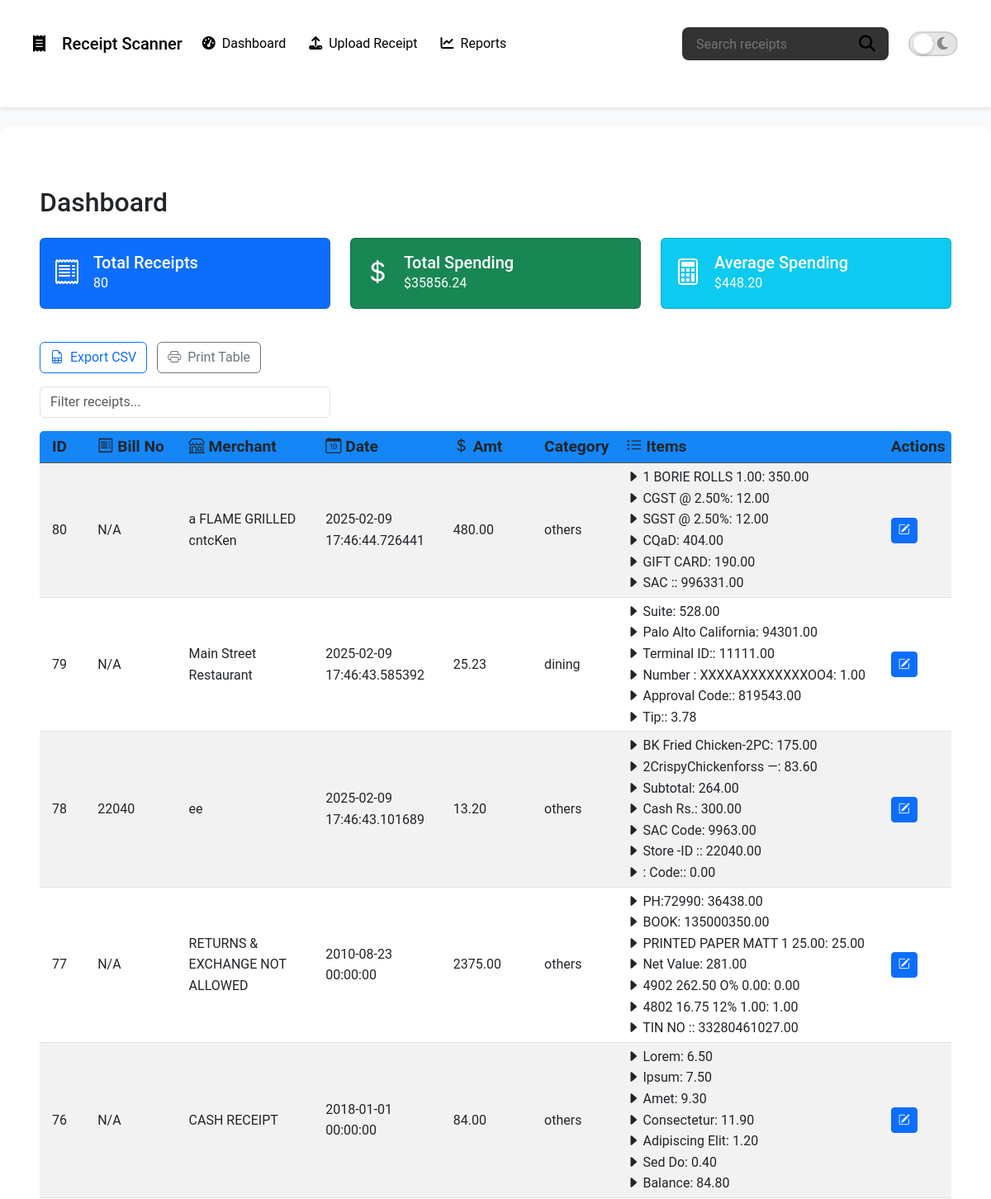
The page / (upper part) on the database its author committed.
### models.py (models this page shows, shortened)
class TimestampMixin:
    created_at = db.Column(
        db.DateTime,
        nullable=False,
        default=datetime.utcnow,
        comment="Record creation timestamp"
    )
    updated_at = db.Column(
        db.DateTime,
        nullable=False,
        default=datetime.utcnow,
        onupdate=datetime.utcnow,
        comment="Record update timestamp"
    )

class Receipt(db.Model, TimestampMixin):
    __tablename__ = 'receipts'
    id = db.Column(db.Integer, primary_key=True)
    bill_no = db.Column(db.String(50), nullable=True, comment="Bill or Invoice number")
    merchant = db.Column(db.String(120), nullable=False, index=True, comment="Merchant name")
    date_time = db.Column(
        db.DateTime,
        nullable=False,
        default=datetime.utcnow,
        comment="Date and time of the receipt"
    )
    total_amount = db.Column(
        db.Numeric(precision=10, scale=2),
        nullable=True,
        comment="Total amount of the receipt"
    )
    tax = db.Column(
        db.Numeric(precision=10, scale=2),
        nullable=True,
        comment="Tax amount"
    )
    discount = db.Column(
        db.Numeric(precision=10, scale=2),
        nullable=True,
        comment="Discount amount"
    )
    ocr_text = db.Column(
        db.Text,
        nullable=True,
        comment="Full OCR text extracted from the receipt"
    )
    category = db.Column(
        db.String(50),
        nullable=True,
        index=True,
        comment="Expense category"
    )
    location = db.Column(
        db.String(120),
        nullable=True,
        comment="Merchant location or other geographical info"
    )
    items = db.relationship(
        'ReceiptItem',
        backref='receipt',
        lazy=True,
        cascade="all, delete-orphan"
    )

class ReceiptItem(db.Model, TimestampMixin):
    __tablename__ = 'receipt_items'
    id = db.Column(db.Integer, primary_key=True)
    receipt_id = db.Column(
        db.Integer,
        db.ForeignKey('receipts.id', ondelete='CASCADE'),
        nullable=False,
        comment="Foreign key linking to the parent receipt"
    )
    name = db.Column(
        db.String(200),
        nullable=False,
        comment="Item name/description"
    )
    amount = db.Column(
        db.Numeric(precision=10, scale=2),
        nullable=True,
        comment="Monetary amount for the item"
    )

### app.py (the view)
    @app.route('/')
    def index():
        receipts = Receipt.query.order_by(Receipt.id.desc()).all()
        total_amount = sum(float(r.total_amount) for r in receipts if r.total_amount)
        average_amount = total_amount / len(receipts) if receipts else 0.0
        return render_template('dashboard.html',
                               receipts=receipts,
                               total_amount=total_amount,
                               average_amount=average_amount)

### templates/dashboard.html (shortened to what this page needs)
{% extends "base.html" %}
{% block content %}
<div class="container mt-4">
  <h2 class="mb-4">Dashboard</h2>
  <div class="row mb-4">
    <div class="col-md-4">
      <div class="card text-white bg-primary mb-3">
        <div class="card-body d-flex align-items-center">
          <div class="me-3">
            <i class="bi bi-receipt" style="font-size: 2rem;"></i>
          </div>
          <div>
            <h5 class="card-title mb-0">Total Receipts</h5>
            <p class="card-text">{{ receipts|length }}</p>
          </div>
        </div>
      </div>
    </div>
    <div class="col-md-4">
      <div class="card text-white bg-success mb-3">
        <div class="card-body d-flex align-items-center">
          <div class="me-3">
            <i class="bi bi-currency-dollar" style="font-size: 2rem;"></i>
          </div>
          <div>
            <h5 class="card-title mb-0">Total Spending</h5>
            <p class="card-text">${{ '%.2f' % total_amount }}</p>
          </div>
        </div>
      </div>
    </div>
    <div class="col-md-4">
      <div class="card text-white bg-info mb-3">
        <div class="card-body d-flex align-items-center">
          <div class="me-3">
            <i class="bi bi-calculator" style="font-size: 2rem;"></i>
          </div>
          <div>
            <h5 class="card-title mb-0">Average Spending</h5>
            <p class="card-text">
              {% if receipts|length > 0 %}
                ${{ '%.2f' % (total_amount / receipts|length) }}
              {% else %}
                $0.00
              {% endif %}
            </p>
          </div>
        </div>
      </div>
    </div>
  </div>
  <div class="mb-3">
    <button id="exportCSV" class="btn btn-outline-primary me-2">
      <i class="bi bi-file-earmark-spreadsheet me-1"></i> Export CSV
    </button>
    <button id="printTable" class="btn btn-outline-secondary">
      <i class="bi bi-printer me-1"></i> Print Table
    </button>
  </div>
  <div class="row mb-3">
    <div class="col-md-4">
      <input id="tableSearch" type="text" class="form-control" placeholder="Filter receipts...">
    </div>
  </div>
  <div class="table-responsive">
    <table id="receiptsTable" class="table table-striped table-hover align-middle table-sm">
      <thead class="table-light">
        <tr>
          <th scope="col" style="width: 5%;">ID</th>
          <th scope="col" style="width: 10%;"><i class="bi bi-receipt"></i> Bill No</th>
          <th scope="col" style="width: 15%;"><i class="bi bi-shop"></i> Merchant</th>
          <th scope="col" style="width: 14%;"><i class="bi bi-calendar-date"></i> Date</th>
          <th scope="col" style="width: 10%;"><i class="bi bi-currency-dollar"></i> Amt</th>
          <th scope="col" style="width: 9%;">Category</th>
          <th scope="col" style="width: 29%;"><i class="bi bi-list-ul"></i> Items</th>
          <th scope="col" style="width: 8%;">Actions</th>
        </tr>
      </thead>
      <tbody>
        {% for receipt in receipts %}
        <tr>
          <td data-label="ID">{{ receipt.id }}</td>
          <td data-label="Bill No">{{ receipt.bill_no or 'N/A' }}</td>
          <td data-label="Merchant">{{ receipt.merchant }}</td>
          <td data-label="Date">{{ receipt.date_time }}</td>
          <td data-label="Total Amount">{{ receipt.total_amount }}</td>
          <td data-label="Category">{{ receipt.category }}</td>
          <td data-label="Items">
            {% if receipt.items %}
            <ul class="list-unstyled mb-0">
              {% for item in receipt.items %}
              <li><i class="bi bi-caret-right-fill"></i> {{ item.name }}: {{ item.amount }}</li>
              {% endfor %}
            </ul>
            {% else %}
            <span class="text-muted">No Items</span>
            {% endif %}
          </td>
          <td data-label="Actions">
            <a href="{{ url_for('edit_receipt', receipt_id=receipt.id) }}" class="btn btn-sm btn-primary" data-bs-toggle="tooltip" data-bs-placement="top" title="Edit Receipt">
              <i class="bi bi-pencil-square"></i>
            </a>
          </td>
        </tr>
        {% endfor %}
      </tbody>
    </table>
  </div>
<link href="https://cdn.jsdelivr.net/npm/bootstrap-icons/font/bootstrap-icons.css" rel="stylesheet">
{% endblock %}

### templates/base.html (shortened to what this page needs)
<!DOCTYPE html>
<html lang="en">
<head>
  <link href="https://cdn.jsdelivr.net/npm/bootstrap@5.3.0/dist/css/bootstrap.min.css" rel="stylesheet" />
  <link
    rel="stylesheet"
    href="https://cdnjs.cloudflare.com/ajax/libs/font-awesome/6.4.0/css/all.min.css"
  />
  <link rel="stylesheet" href="{{ url_for('static', filename='css/styles.css') }}" />
</head>
<body>
  <nav class="navbar navbar-expand-lg sticky-top" id="mainNav">
    <div class="container">
      <a class="navbar-brand" href="{{ url_for('index') }}">
        <i class="fa-solid fa-receipt me-2"></i> Receipt Scanner
      </a>
      <div class="collapse navbar-collapse" id="mainNavbar">
        <ul class="navbar-nav me-auto mb-2 mb-lg-0">
          <li class="nav-item {% if request.endpoint=='index' %}active{% endif %}">
            <a class="nav-link" href="{{ url_for('index') }}">
              <i class="fa-solid fa-gauge-high me-1"></i> Dashboard
            </a>
          </li>
          <li class="nav-item {% if request.endpoint=='upload' %}active{% endif %}">
            <a class="nav-link" href="{{ url_for('upload') }}">
              <i class="fa-solid fa-upload me-1"></i> Upload Receipt
            </a>
          </li>
          <li class="nav-item {% if request.endpoint=='reports' %}active{% endif %}">
            <a class="nav-link" href="{{ url_for('reports') }}">
              <i class="fa-solid fa-chart-line me-1"></i> Reports
            </a>
          </li>
        </ul>
        <div class="navbar-controls">
          <form id="searchForm" class="navbar-search">
            <input id="searchInput" type="search" placeholder="Search receipts" aria-label="Search receipts" />
          </form>
          <div class="dark-mode-toggle">
            <label for="darkModeSwitch" aria-label="Toggle dark mode">
              <span class="toggle-icon sun"><i class="fa-solid fa-sun"></i></span>
              <span class="toggle-icon moon"><i class="fa-solid fa-moon"></i></span>
            </label>
          </div>
        </div>
      </div>
    </div>
  </nav>
  <div id="mainContent" class="container mt-4">
    {% block content %}{% endblock %}
  </div>
</body>
</html>

### static/css/styles.css (style rules this page uses)
:root { --transition-speed: 0.5s; --transition-ease: cubic-bezier(0.4, 0, 0.2, 1); --light-bg: #f8f9fa; --light-text: #212529; --light-container-bg: #ffffff; --light-border: #dee2e6; --dark-bg: #0f0f0f; --dark-text: #d0d0d0; --dark-container-bg: #1a1a1a; --dark-form-bg: #252525; --dark-border: #555555; --primary-color: #0d6efd; --primary-hover: #0b5ed7; --secondary-color: #8c8c8c; --success-color: #28a745; --danger-color: #dc3545; --link-color: #66b3ff; --modal-bg: #181818; }
body { font-family: 'Roboto', sans-serif; margin: 0; padding: 0; line-height: 1.6; background-color: var(--light-bg); color: var(--light-text); transition: background-color var(--transition-speed) var(--transition-ease), color var(--transition-speed) var(--transition-ease), border-color var(--transition-speed) var(--transition-ease), box-shadow var(--transition-speed) var(--transition-ease); }
.container { max-width: 1200px; padding: 1.5rem; background-color: var(--light-container-bg); border-radius: 0.5rem; margin-bottom: 1.5rem;; }
.table thead th { background-color: #1586f6; color: var(--light-text); font-size: larger; border-color: var(--dark-border); padding-left: 15px; padding-right: 5px; }
.table tbody td { padding-left: 15px; padding-right: 5px; }
.table-responsive { overflow-x: auto; border-radius: 5px }

### rows shown on the page
Receipt: id "80", bill_no "N/A", merchant "a FLAME GRILLED cntcKen", date_time "2025-02-09 17:46:44.726441", total_amount "480.00", category "others"
ReceiptItem: name "1 BORIE ROLLS 1.00", amount "350.00"
ReceiptItem: name "CGST @ 2.50%", amount "12.00"
ReceiptItem: name "SGST @ 2.50%", amount "12.00"
ReceiptItem: name "CQaD", amount "404.00"
ReceiptItem: name "GIFT CARD", amount "190.00"
ReceiptItem: name "SAC :", amount "996331.00"
Receipt: id "79", bill_no "N/A", merchant "Main Street Restaurant", date_time "2025-02-09 17:46:43.585392", total_amount "25.23", category "dining"
ReceiptItem: name "Suite", amount "528.00"
ReceiptItem: name "Palo Alto California", amount "94301.00"
ReceiptItem: name "Terminal ID:", amount "11111.00"
ReceiptItem: name "Number : XXXXAXXXXXXXXOO4", amount "1.00"
ReceiptItem: name "Approval Code:", amount "819543.00"
ReceiptItem: name "Tip:", amount "3.78"
Receipt: id "78", bill_no "22040", merchant "ee", date_time "2025-02-09 17:46:43.101689", total_amount "13.20", category "others"
ReceiptItem: name "BK Fried Chicken-2PC", amount "175.00"
ReceiptItem: name "2CrispyChickenforss —", amount "83.60"
ReceiptItem: name "Subtotal", amount "264.00"
ReceiptItem: name "Cash Rs.", amount "300.00"
ReceiptItem: name "SAC Code", amount "9963.00"
ReceiptItem: name "Store -ID :", amount "22040.00"
ReceiptItem: name ": Code:", amount "0.00"
Receipt: id "77", bill_no "N/A", merchant "RETURNS & EXCHANGE NOT ALLOWED", date_time "2010-08-23 00:00:00", total_amount "2375.00", category "others"
ReceiptItem: name "PH:72990", amount "36438.00"
ReceiptItem: name "BOOK", amount "135000350.00"
ReceiptItem: name "PRINTED PAPER MATT 1 25.00", amount "25.00"
ReceiptItem: name "Net Value", amount "281.00"
ReceiptItem: name "4902 262.50 O% 0.00", amount "0.00"
ReceiptItem: name "4802 16.75 12% 1.00", amount "1.00"
ReceiptItem: name "TIN NO :", amount "33280461027.00"
Receipt: id "76", bill_no "N/A", merchant "CASH RECEIPT", date_time "2018-01-01 00:00:00", total_amount "84.00", category "others"
ReceiptItem: name "Lorem", amount "6.50"
ReceiptItem: name "Ipsum", amount "7.50"
ReceiptItem: name "Amet", amount "9.30"
ReceiptItem: name "Consectetur", amount "11.90"
ReceiptItem: name "Adipiscing Elit", amount "1.20"
ReceiptItem: name "Sed Do", amount "0.40"
ReceiptItem: name "Balance", amount "84.80"

### other values the page prints
{{ receipts|length }} "80"
{{ '%.2f' % total_amount }} "35856.24"
{{ '%.2f' % (total_amount / receipts|length) }} "448.20"
